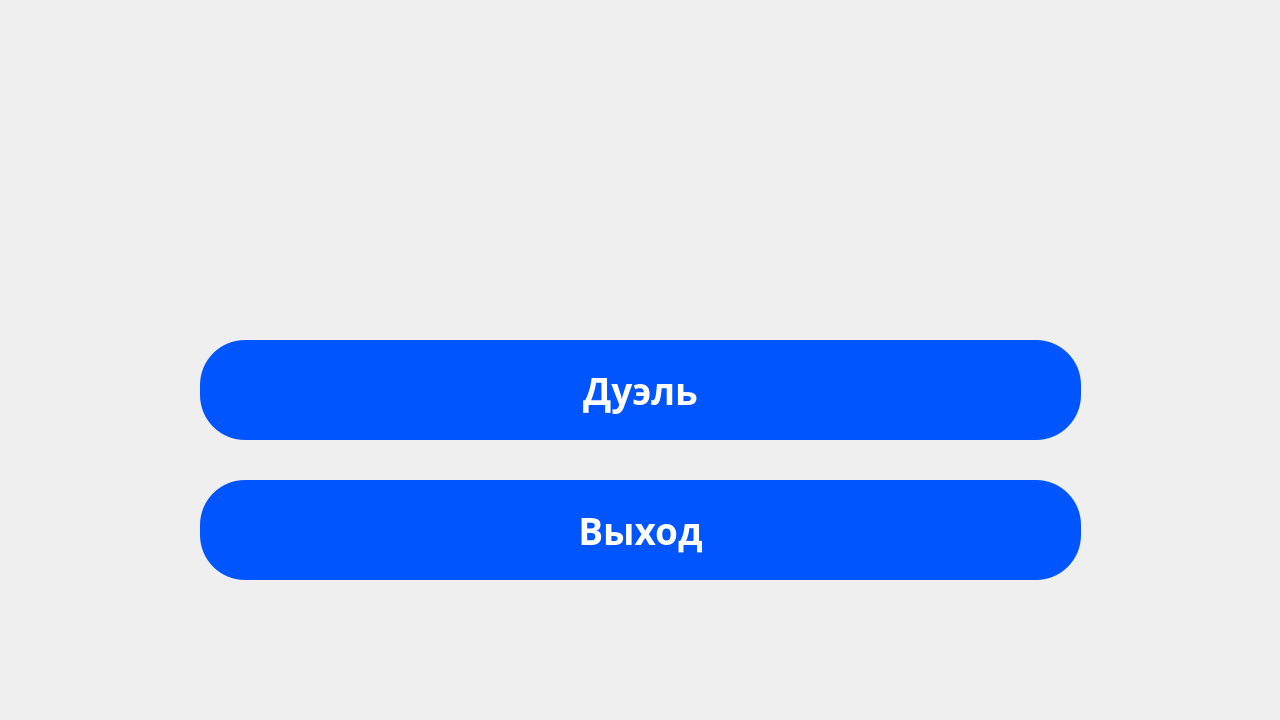
<?xml version="1.0" encoding="UTF-8"?>
<ui version="4.0">
 <class>MainWindow</class>
 <widget class="QMainWindow" name="MainWindow">
  <property name="enabled">
   <bool>true</bool>
  </property>
  <property name="geometry">
   <rect>
    <x>0</x>
    <y>0</y>
    <width>1280</width>
    <height>720</height>
   </rect>
  </property>
  <property name="sizePolicy">
   <sizepolicy hsizetype="Expanding" vsizetype="Expanding">
    <horstretch>0</horstretch>
    <verstretch>0</verstretch>
   </sizepolicy>
  </property>
  <property name="minimumSize">
   <size>
    <width>1280</width>
    <height>720</height>
   </size>
  </property>
  <property name="maximumSize">
   <size>
    <width>2560</width>
    <height>1440</height>
   </size>
  </property>
  <property name="windowTitle">
   <string>Ballistics</string>
  </property>
  <property name="styleSheet">
   <string notr="true">background-image: url(&quot;images/bg.jpg&quot;);
background-position: top left;
background-repeat: repeat-x repeat-y;</string>
  </property>
  <widget class="QWidget" name="centralWidget">
   <property name="sizePolicy">
    <sizepolicy hsizetype="Expanding" vsizetype="Expanding">
     <horstretch>0</horstretch>
     <verstretch>0</verstretch>
    </sizepolicy>
   </property>
   <property name="minimumSize">
    <size>
     <width>1280</width>
     <height>720</height>
    </size>
   </property>
   <property name="maximumSize">
    <size>
     <width>2560</width>
     <height>1440</height>
    </size>
   </property>
   <property name="sizeIncrement">
    <size>
     <width>10</width>
     <height>2</height>
    </size>
   </property>
   <property name="styleSheet">
    <string notr="true">background-image: url(&quot;images/bg.jpg&quot;);
background-position: top left;
background-repeat: repeat-x repeat-y;</string>
   </property>
   <widget class="QWidget" name="verticalLayoutWidget">
    <property name="geometry">
     <rect>
      <x>0</x>
      <y>0</y>
      <width>1281</width>
      <height>721</height>
     </rect>
    </property>
    <layout class="QVBoxLayout" name="verticalLayout" stretch="20,0">
     <property name="spacing">
      <number>0</number>
     </property>
     <property name="leftMargin">
      <number>200</number>
     </property>
     <property name="topMargin">
      <number>300</number>
     </property>
     <property name="rightMargin">
      <number>200</number>
     </property>
     <property name="bottomMargin">
      <number>100</number>
     </property>
     <item>
      <widget class="QPushButton" name="vs_person">
       <property name="sizePolicy">
        <sizepolicy hsizetype="Minimum" vsizetype="Fixed">
         <horstretch>0</horstretch>
         <verstretch>100</verstretch>
        </sizepolicy>
       </property>
       <property name="minimumSize">
        <size>
         <width>0</width>
         <height>100</height>
        </size>
       </property>
       <property name="font">
        <font>
         <family>Montserrat ExtraBold</family>
         <pointsize>28</pointsize>
         <weight>75</weight>
         <bold>true</bold>
        </font>
       </property>
       <property name="styleSheet">
        <string notr="true">border: none;
border-radius: 45px;
color: white;
background: none;
background-color: rgb(0, 85, 255);</string>
       </property>
       <property name="text">
        <string>Дуэль</string>
       </property>
      </widget>
     </item>
     <item>
      <widget class="QPushButton" name="exit_button">
       <property name="sizePolicy">
        <sizepolicy hsizetype="Minimum" vsizetype="Fixed">
         <horstretch>0</horstretch>
         <verstretch>100</verstretch>
        </sizepolicy>
       </property>
       <property name="minimumSize">
        <size>
         <width>0</width>
         <height>100</height>
        </size>
       </property>
       <property name="font">
        <font>
         <family>Montserrat ExtraBold</family>
         <pointsize>28</pointsize>
         <weight>75</weight>
         <bold>true</bold>
        </font>
       </property>
       <property name="styleSheet">
        <string notr="true">border: none;
border-radius: 45px;
color: white;
background: none;
background-color: rgb(0, 85, 255);</string>
       </property>
       <property name="text">
        <string>Выход</string>
       </property>
      </widget>
     </item>
    </layout>
   </widget>
  </widget>
 </widget>
 <layoutdefault spacing="6" margin="11"/>
 <resources/>
 <connections/>
</ui>
